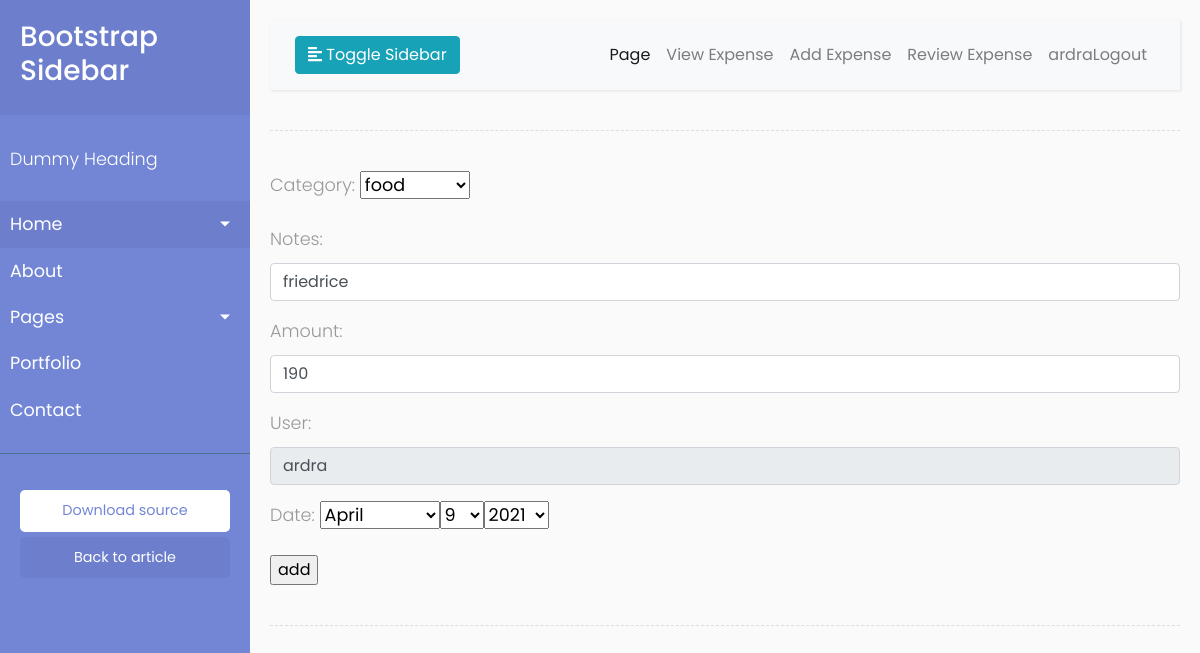
The app's page /budget/editexpense/4 (signed in) with its own data.
### budget/models.py (models this page shows, shortened)
class Expense(models.Model):
    category=models.ForeignKey(Category,on_delete=models.CASCADE)
    notes=models.CharField(max_length=250,null=True)
    amount=models.IntegerField()
    user=models.CharField(max_length=120)
    date=models.DateField()

### budget/views.py (the view, shortened to what this page needs)
# urls.py: path("editexpense/<int:id>",edit_expense,name="editexpense"),
@login_required
def edit_expense(request, id):
    expenses=Expense.objects.get(id=id)
    form=ExpenseCreateForm(instance=expenses)
    context={}
    context["form"]=form
    return render(request,"budget/expenseedit.html",context)

### budget/forms.py (shortened to what this page needs)
class ExpenseCreateForm(ModelForm):
    date = forms.DateField(widget=forms.SelectDateWidget())
    class Meta:
        model=Expense
        fields="__all__"
        widgets={
            "notes":forms.TextInput(attrs={'class':'form-control'}),
            "amount": forms.TextInput(attrs={'class': 'form-control'}),
            "user": forms.TextInput(attrs={'class': 'form-control','readonly':'readonly'})
        }

### budget/models.py (called while the page is built)
    def __str__(self):
        return self.category_name

### budget/templates/budget/expenseedit.html (shortened to what this page needs)
<!DOCTYPE html>
{%extends 'budget/base.html'%}
{% block body_block %}
<form method="post">
    {{form.as_p}}
    <input type="submit" value="add">
</form>
{%endblock%}

### budget/templates/budget/base.html (shortened to what this page needs)
<!DOCTYPE html>
{%load static%}
<html>
<head>
    <link rel="stylesheet" href="https://stackpath.bootstrapcdn.com/bootstrap/4.1.0/css/bootstrap.min.css">
    <link rel="stylesheet" href="{%static 'css/style.css'%}">
</head>
<body>
    <div class="wrapper">
        <nav id="sidebar">
            <div class="sidebar-header">
                <h3>Bootstrap Sidebar</h3>
            </div>
            <ul class="list-unstyled components">
                <p>Dummy Heading</p>
                <li class="active">
                    <a href="#homeSubmenu" data-toggle="collapse" aria-expanded="false" class="dropdown-toggle">Home</a>
                </li>
                <li>
                    <a href="#">About</a>
                </li>
                <li>
                    <a href="#pageSubmenu" data-toggle="collapse" aria-expanded="false" class="dropdown-toggle">Pages</a>
                </li>
                <li>
                    <a href="#">Portfolio</a>
                </li>
                <li>
                    <a href="#">Contact</a>
                </li>
            </ul>
            <ul class="list-unstyled CTAs">
                <li>
                    <a href="https://bootstrapious.com/tutorial/files/sidebar.zip" class="download">Download source</a>
                </li>
                <li>
                    <a href="https://bootstrapious.com/p/bootstrap-sidebar" class="article">Back to article</a>
                </li>
            </ul>
        </nav>
        <div id="content">
            <nav class="navbar navbar-expand-lg navbar-light bg-light">
                <div class="container-fluid">
                    <button type="button" id="sidebarCollapse" class="btn btn-info">
                        <i class="fas fa-align-left"></i>
                        <span>Toggle Sidebar</span>
                    </button>
                    <div class="collapse navbar-collapse" id="navbarSupportedContent">
                        <ul class="nav navbar-nav ml-auto">
                            <li class="nav-item active">
                                <a class="nav-link" href="#">Page</a>
                            </li>
                            <li class="nav-item">
                                <a class="nav-link" href="{%url 'viewexpenses'%}">View Expense</a>
                            </li>
                            <li class="nav-item">
                                <a class="nav-link" href="{%url 'addexpense'%}">Add Expense</a>
                            </li>
                            <li class="nav-item">
                                <a class="nav-link" href="{%url 'review'%}">Review Expense</a>
                            </li>
                            <li class="nav-item">
                                <a class="nav-link" href="{%url 'signout'%}">{{request.user}}Logout</a>
                            </li>
                        </ul>
                    </div>
                </div>
            </nav>
            <div class="line"></div>
                    {%block body_block %}
                    {% endblock %}
            <div class="line"></div>
        </div>
    </div>
</body>
</html>

### budget/static/css/style.css (style rules this page uses)
body { font-family: 'Poppins', sans-serif; background: #fafafa; }
p { font-family: 'Poppins', sans-serif; font-size: 1.1em; font-weight: 300; line-height: 1.7em; color: #999; }
a, a:hover, a:focus { color: inherit; text-decoration: none; transition: all 0.3s; }
.navbar { padding: 15px 10px; background: #fff; border: none; border-radius: 0; margin-bottom: 40px; box-shadow: 1px 1px 3px rgba(0, 0, 0, 0.1); }
.line { width: 100%; height: 1px; border-bottom: 1px dashed #ddd; margin: 40px 0; }
.wrapper { display: flex; width: 100%; align-items: stretch; }
#sidebar { min-width: 250px; max-width: 250px; background: #7386D5; color: #fff; transition: all 0.3s; }
#sidebar .sidebar-header { padding: 20px; background: #6d7fcc; }
#sidebar ul.components { padding: 20px 0; border-bottom: 1px solid #47748b; }
#sidebar ul p { color: #fff; padding: 10px; }
#sidebar ul li a { padding: 10px; font-size: 1.1em; display: block; }
#sidebar ul li.active>a, a[aria-expanded="true"] { color: #fff; background: #6d7fcc; }
a[data-toggle="collapse"] { position: relative; }
.dropdown-toggle::after { display: block; position: absolute; top: 50%; right: 20px; transform: translateY(-50%); }
ul.CTAs { padding: 20px; }
ul.CTAs a { text-align: center; font-size: 0.9em !important; display: block; border-radius: 5px; margin-bottom: 5px; }
a.download { background: #fff; color: #7386D5; }
a.article, a.article:hover { background: #6d7fcc !important; color: #fff !important; }
#content { width: 100%; padding: 20px; min-height: 100vh; transition: all 0.3s; }

### records on screen
Expense: category "food", notes "friedrice", amount "190", user "ardra"

### other values on screen
{{ request.user }} "ardra"
